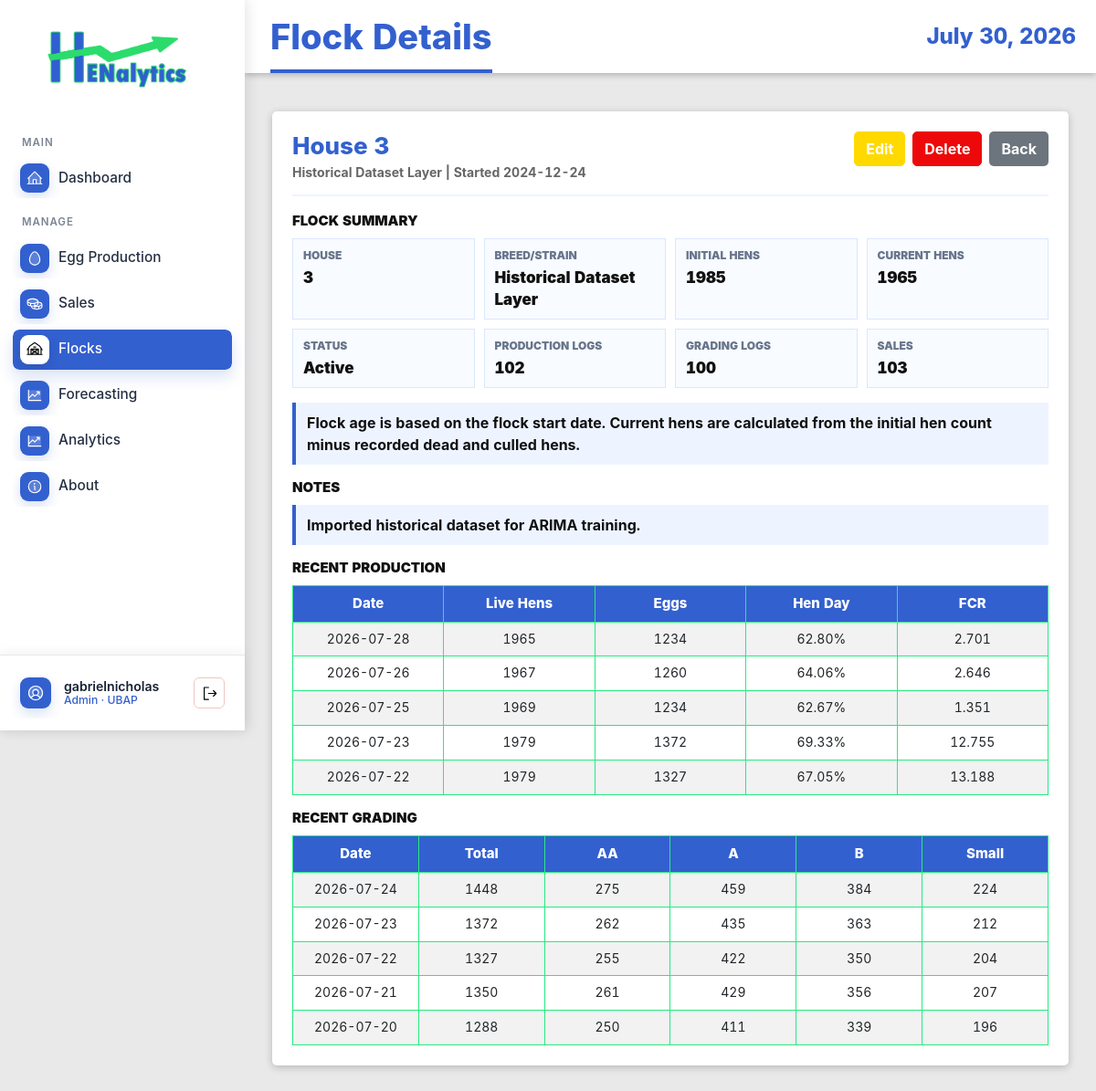
Before: /flocks/4/ (signed in) with the older database file.
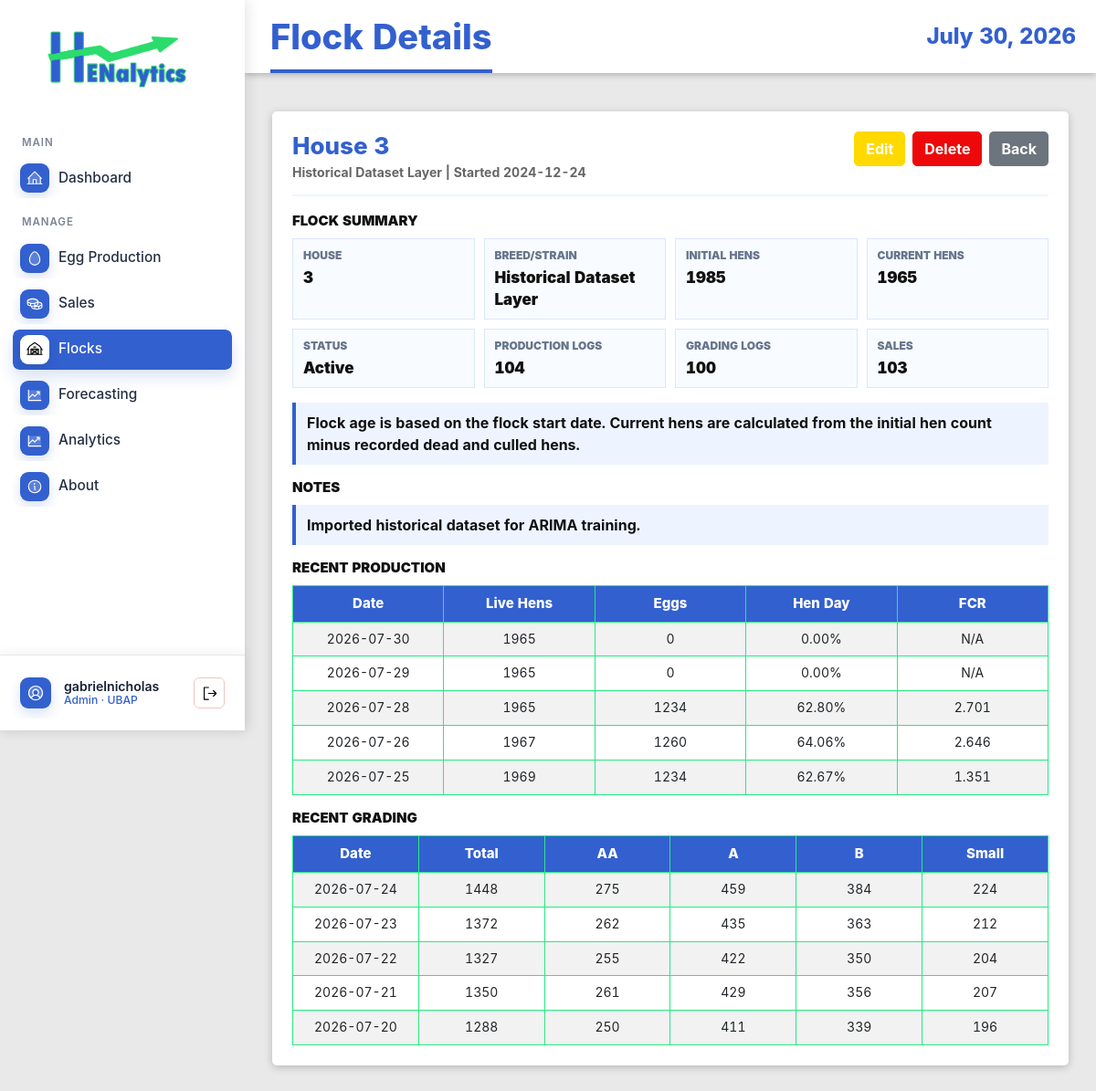
After: the same page with the newer database file.
### EggProduction/models.py (models this page shows, shortened)
class ProductionLog(models.Model):
    flock = models.ForeignKey(Flock, on_delete=models.CASCADE, related_name='production_logs')
    log_date = models.DateField()
    age_weeks = models.IntegerField(validators=[MinValueValidator(0)])
    age_days = models.IntegerField(validators=[MinValueValidator(0)])
    hen_count = models.IntegerField(validators=[MinValueValidator(0)])
    dead_count = models.IntegerField(validators=[MinValueValidator(0)], default=0)
    culled_count = models.IntegerField(validators=[MinValueValidator(0)], default=0)
    feed_bags = models.IntegerField(validators=[MinValueValidator(0)], default=0)
    eggs_total = models.IntegerField(validators=[MinValueValidator(0)])
    pct_hen_day = models.DecimalField(max_digits=5, decimal_places=2, validators=[MinValueValidator(0), MaxValueValidator(100)])
    pct_hen_housed = models.DecimalField(max_digits=5, decimal_places=2, validators=[MinValueValidator(0), MaxValueValidator(100)])
    fcr = models.DecimalField(max_digits=8, decimal_places=3, null=True, blank=True, help_text="Feed Conversion Ratio")
    remarks = models.TextField(blank=True, null=True)
    entered_by = models.ForeignKey(User, on_delete=models.SET_NULL, null=True, related_name='production_logs')
    created_at = models.DateTimeField(auto_now_add=True)
    updated_at = models.DateTimeField(auto_now=True)
    class Meta:
        ordering = ['-log_date']
        unique_together = ('flock', 'log_date')

class GradingLog(models.Model):
    flock = models.ForeignKey(Flock, on_delete=models.CASCADE, related_name='grading_logs')
    log_date = models.DateField()
    age_weeks = models.IntegerField(validators=[MinValueValidator(0)])
    eggs_total = models.IntegerField(validators=[MinValueValidator(0)])
    eggs_aa = models.IntegerField(validators=[MinValueValidator(0)], default=0)
    eggs_a = models.IntegerField(validators=[MinValueValidator(0)], default=0)
    eggs_b = models.IntegerField(validators=[MinValueValidator(0)], default=0)
    eggs_small = models.IntegerField(validators=[MinValueValidator(0)], default=0)
    eggs_broken = models.IntegerField(validators=[MinValueValidator(0)], default=0)
    eggs_decode = models.IntegerField(validators=[MinValueValidator(0)], default=0)
    eggs_source = models.CharField(max_length=100, blank=True, null=True)
    created_at = models.DateTimeField(auto_now_add=True)
    updated_at = models.DateTimeField(auto_now=True)
    class Meta:
        ordering = ['-log_date']
        unique_together = ('flock', 'log_date')

### EggProduction/views.py (the view)
# urls.py: path('flocks/<int:pk>/', views.FlockDetailView.as_view(), name='flock-detail'),
class FlockDetailView(LoginRequiredMixin, DetailView):
    model = Flock
    template_name = 'egg_production/flock_detail.html'
    context_object_name = 'flock'
    def get_context_data(self, **kwargs):
        context = super().get_context_data(**kwargs)
        flock = self.get_object()
        production_qs = ProductionLog.objects.filter(flock=flock)
        grading_qs = GradingLog.objects.filter(flock=flock)
        sales_qs = SalesTransaction.objects.filter(flock=flock)
        context['production_logs'] = production_qs.order_by('-log_date')[:5]
        context['grading_logs'] = grading_qs.order_by('-log_date')[:5]
        context['sales'] = sales_qs.order_by('-sale_date')[:5]
        context['production_log_count'] = production_qs.count()
        context['grading_log_count'] = grading_qs.count()
        context['sales_count'] = sales_qs.count()
        context['current_hen_count'] = (
            production_qs.order_by('-log_date', '-pk')
            .values_list('hen_count', flat=True)
            .first()
            or flock.initial_hen_count
        )
        return context

### EggProduction/templates/egg_production/flock_detail.html (shortened to what the changed rows need)
{% extends 'base.html' %}
{% load static %}
{% block page_title %}Flock Details{% endblock %}
{% block content %}
<div class="action-panel detail-panel">
    <div class="detail-header">
        <div>
            <h2 class="detail-title">House {{ flock.house_no }}</h2>
        </div>
    </div>
    <section class="detail-section">
        <div class="detail-grid">
            <div class="detail-item"><span class="detail-label">Production Logs</span><span class="detail-value">{{ production_log_count }}</span></div>
        </div>
    </section>
    <section class="detail-section">
        {% if production_logs %}
        <div class="table-responsive detail-mini-table">
            <table class="table table-striped">
                <thead>
                    <tr>
                        <th>Date</th>
                        <th>Live Hens</th>
                        <th>Eggs</th>
                        <th>Hen Day</th>
                        <th>FCR</th>
                    </tr>
                </thead>
                <tbody>
                    {% for log in production_logs %}
                    <tr>
                        <td>{{ log.log_date|date:"Y-m-d" }}</td>
                        <td>{{ log.hen_count }}</td>
                        <td>{{ log.eggs_total }}</td>
                        <td>{{ log.pct_hen_day }}%</td>
                        <td>{{ log.fcr|default:"N/A" }}</td>
                    </tr>
                    {% endfor %}
                </tbody>
            </table>
        </div>
        {% else %}
        <div class="detail-note">No production logs yet.</div>
        {% endif %}
    </section>
    <section class="detail-section">
        {% if grading_logs %}
        <div class="table-responsive detail-mini-table">
            <table class="table table-striped">
                <thead>
                    <tr>
                        <th>Date</th>
                        <th>Total</th>
                        <th>AA</th>
                        <th>A</th>
                        <th>B</th>
                        <th>Small</th>
                    </tr>
                </thead>
                <tbody>
                    {% for log in grading_logs %}
                    <tr>
                        <td>{{ log.log_date|date:"Y-m-d" }}</td>
                        <td>{{ log.eggs_total }}</td>
                        <td>{{ log.eggs_aa }}</td>
                        <td>{{ log.eggs_a }}</td>
                        <td>{{ log.eggs_b }}</td>
                        <td>{{ log.eggs_small }}</td>
                    </tr>
                    {% endfor %}
                </tbody>
            </table>
        </div>
        {% else %}
        <div class="detail-note">No grading logs yet.</div>
        {% endif %}
    </section>
</div>
{% endblock %}

Changed rows visible on the page:
no longer on this page (row unchanged): ProductionLog: log_date "2026-07-23", hen_count "1979", eggs_total "1372", pct_hen_day "69.33", fcr "12.755"
no longer on this page (row unchanged): ProductionLog: log_date "2026-07-22", hen_count "1979", eggs_total "1327", pct_hen_day "67.05", fcr "13.188"
added ProductionLog: log_date "2026-07-30", hen_count "1965", eggs_total "0", pct_hen_day "0.00", fcr "N/A"
added ProductionLog: log_date "2026-07-29", hen_count "1965", eggs_total "0", pct_hen_day "0.00", fcr "N/A"
Other visible differences:
{{ production_log_count }}: "102" → "104"
